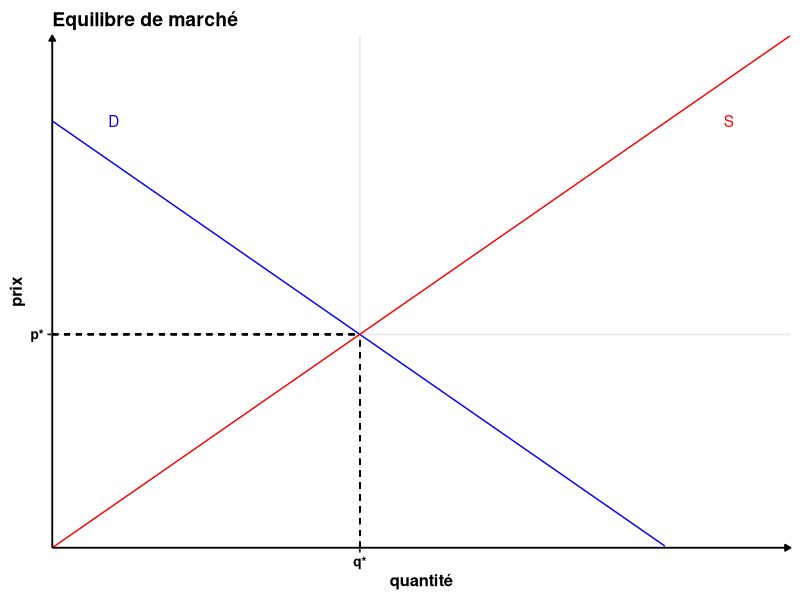
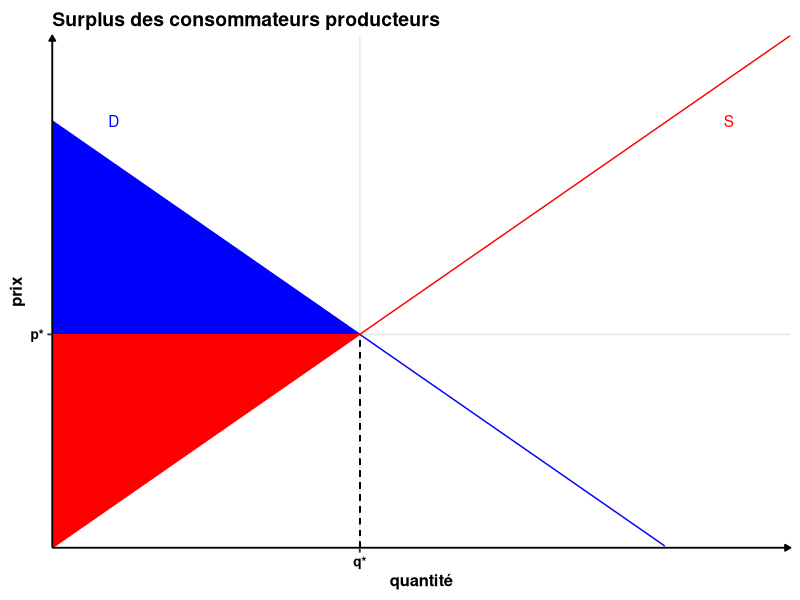
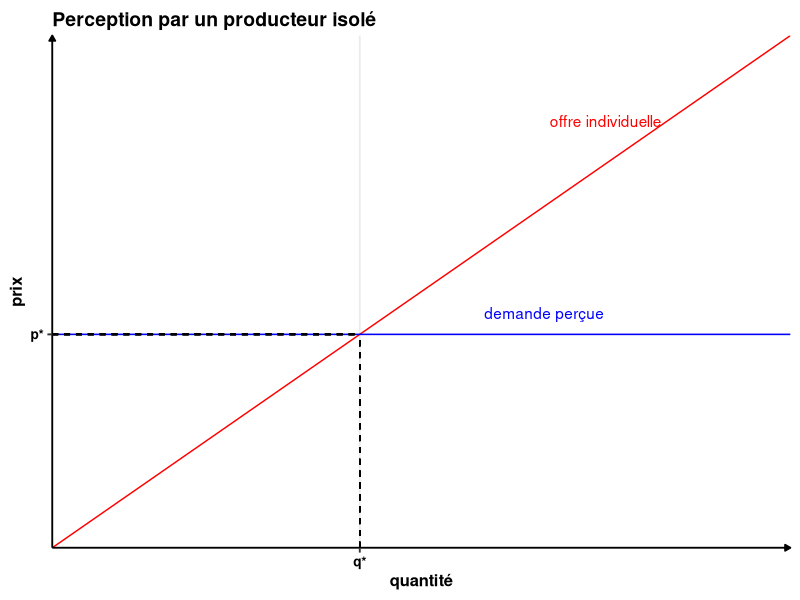

Recreate these plots in R, in order.
## ---- chunk 1
knitr::opts_chunk$set(echo = TRUE)
library(ggplot2)
## ---- chunk 2
theme_perso <- function(base_size = 14) {
    theme_bw(base_size = base_size) %+replace%
        theme(
      # L'ensemble de la figure
      plot.title = element_text(size = rel(1), face = "bold", margin = margin(0,0,5,0), hjust = 0),
      # Zone où se situe le graphique
      panel.grid.minor = element_blank(),
      panel.border = element_blank(),
      # Les axes
      axis.title = element_text(size = rel(0.85), face = "bold"),
      axis.text = element_text(size = rel(0.70), face = "bold"),
      axis.line = element_line(color = "black", arrow = arrow(length = unit(0.3, "lines"), type = "closed")),
      # La légende
      legend.title = element_text(size = rel(0.85), face = "bold"),
      legend.text = element_text(size = rel(0.70), face = "bold"),
      legend.key = element_rect(fill = "transparent", colour = NA),
      legend.key.size = unit(1.5, "lines"),
      legend.background = element_rect(fill = "transparent", colour = NA),
      # Les étiquettes dans le cas d'un facetting
      strip.background = element_rect(fill = "#17252D", color = "#17252D"),
      strip.text = element_text(size = rel(0.85), face = "bold", color = "white", margin = margin(5,0,5,0))
    )
}

theme_set(theme_perso())
## ---- chunk 3

x=seq(0, 1, length=11)
df <- data.frame(x)

S <- function(q){q}
D <- function(q){1-q}


p <- ggplot(df, aes(x=x)) +
    stat_function(fun=function(x) D(x), colour = "blue") +
    stat_function(fun=function(x) S(x), colour = "red") +
    scale_y_continuous(expand = c(0, 0), breaks = c(0.5), labels = c("p*"), limits = c(0, 1.2)) +
    scale_x_continuous(expand = c(0, 0), breaks = c(0.5), labels = c("q*"), limits = c(0, 1.2)) +
    labs(x="quantité", y = "prix", title="Equilibre de marché") +
    annotate("text", x = 1.1, y = 1, label ="S", colour = "red") +
    annotate("text", x = 0.1, y = 1, label ="D", colour = "blue") +
    geom_segment(x = 0.5, y = 0, xend = 0.5, yend = 0.5, linetype="dashed") +
    geom_segment(x = 0, y = 0.5, xend = 0.5, yend = 0.5, linetype = "dashed")


p
## ---- chunk 4

Sc = data.frame(x = c(0, 0.5), y = c(1, 0.5))
Sp = data.frame(x = c(0, 0.5), y = c(0, 0.5))

p + geom_ribbon(data = Sc, aes(x=x, ymin=0.5, ymax = y), fill="blue") +
    geom_ribbon(data = Sp, aes(x=x, ymin=y, ymax = 0.5), fill="red") +
    labs(title = "Surplus des consommateurs producteurs")
## ---- chunk 5

x=seq(0, 1, length=11)
df <- data.frame(x)

S <- function(q){q}
D <- function(q){1-q}


p <- ggplot(df, aes(x=x)) +
    stat_function(fun=function(x) S(x), colour = "red") +
    geom_hline(yintercept = 0.5, colour = "blue") +
    scale_y_continuous(expand = c(0, 0), breaks = c(0.5), labels = c("p*"), limits = c(0, 1.2)) +
    scale_x_continuous(expand = c(0, 0), breaks = c(0.5), labels = c("q*"), limits = c(0, 1.2)) +
    labs(x="quantité", y = "prix", title="Perception par un producteur isolé") +
    annotate("text", x = 0.9, y = 1, label ="offre individuelle", colour ="red") +
    annotate("text", x = 0.8, y = 0.55, label ="demande perçue", colour ="blue") +
    geom_segment(x = 0.5, y = 0, xend = 0.5, yend = 0.5, linetype="dashed") +
    geom_segment(x = 0, y = 0.5, xend = 0.5, yend = 0.5, linetype = "dashed")


p
